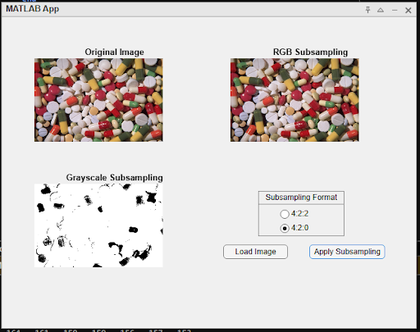
%> input picture Homework2/Pills420GUI.png, 420 x 332 px, shrunk from 512 x 405 before the run
$ octave --eval "result = orderedDithering('../Homework2/Pills420GUI.png');"   (GNU Octave 9; MATLAB toolbox functions it lacks are replaced by stand-ins)
%> lines starting %> are read from the running program, lines starting %| are printed output that depends on the picture
% Paige Smith
% CS 443 - Homework 1

% Part 1: Dithering implementation

% Implement and apply the Ordered Dithering algorithm on two
% given images
% Convert images to grayscale before algorithm application

% Ordered Dithering pseudo:
%{for x = 0 to xmax do
%   for y = 0 to ymax do
%       i = x mod n
%       j = y mod n

%       if I(x,y) > D(i,j) then
%           O(x,y) = 1

%      else
%           O(x,y) = 0
            %}


% Create a MatLab function that applies the ordered dithering algorithm
% to an input image

function outputImg = orderedDithering(inputFile)
%> called with inputFile = '../Homework2/Pills420GUI.png'
    %inputFile is a .png
    %read in the png
    original = imread(inputFile);
%> original is the input picture: size 332x420x3 uint8; mean R, G, B 217.1, 212, 210.1

    %convert image to grayscale
    % convert image to grayscale
    grayImg = rgb2gray(original);
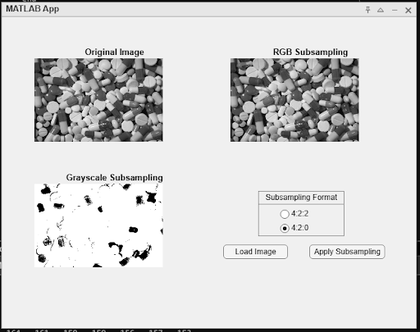
%> grayImg: size 332x420 uint8; min 0, max 255, mean 213.3

    %get size of grayscale image matrix
    [m, n] = size(grayImg);
%> m = 332; n = 420

    %create matrix for dithered image with this size
    outputImg = zeros(m, n, 'uint8');

    %convert grayscale matrix to double to maintain precision
    doubleMatrix = double(grayImg);

    %normalize the grayscale matrix (divide by 255)
    doubleMatrix = (1/255)*doubleMatrix;

    %input the given dither matrix
    ditherMatrix = [0 8 2 10; 12 4 14 6; 3 11 1 9; 15 7 13 5];
    ditherMatrix = (1/16)*ditherMatrix;

    %apply the algorithm to the grayscale image
    for i=1:m
        for j=1:n
            col = (mod(i,4))+1; % 4 = n x n dither matrix size
            row = (mod(j,4))+1;

            %compare the input matrix value to the dither matrix value
            %and change value accordingly if greater or less than dither value
            if (doubleMatrix(i,j) > ditherMatrix(col, row))
                outputImg(i,j) = 255;
            else
                outputImg(i,j) = 0;
            end

        end
    end
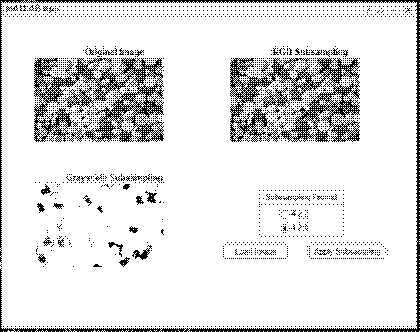
%> outputImg: size 332x420 uint8; 88.1% white; black in thin lines or dots

    %change image back to uint8 for imshow to display properly
    outputImg = uint8(outputImg);

end

%call function with given images
img1 = "boy.png";
outputImg = orderedDithering(img1);
imwrite(outputImg, "ditheredBoy.png");

% display result
figure;
hold on;
subplot(2,1,1), imshow(outputImg), title('Ordered Dithering Image - Boy');

img2 = "alu.png";
outputImg = orderedDithering(img2);
imwrite(outputImg, "ditheredALU.png");
subplot(2,1,2), imshow(outputImg), title('Ordered Dithering Image - ALU');

$ run again, on Homework2/Pills422GUI - Copy.PNG
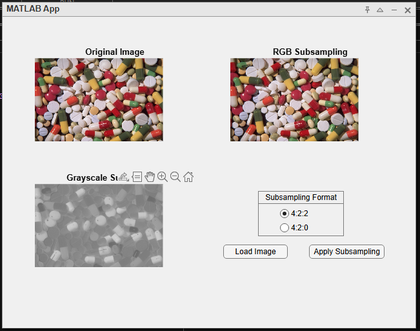
%> input picture Homework2/Pills422GUI - Copy.PNG, 420 x 331 px, shrunk from 651 x 513 before the run
%> in orderedDithering, original is the input picture: size 331x420x3 uint8; mean R, G, B 209.8, 204.6, 202.7
%> in orderedDithering, `grayImg = rgb2gray(original);`:
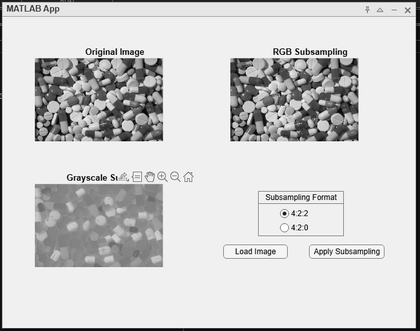
%> grayImg: size 331x420 uint8; min 0, max 255, mean 206
%> after the loop in orderedDithering, `for i=1:m`:
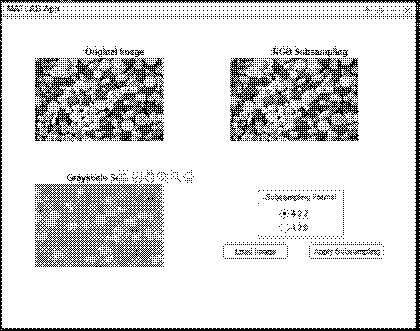
%> outputImg: size 331x420 uint8; 85.3% white; black in thin lines or dots
